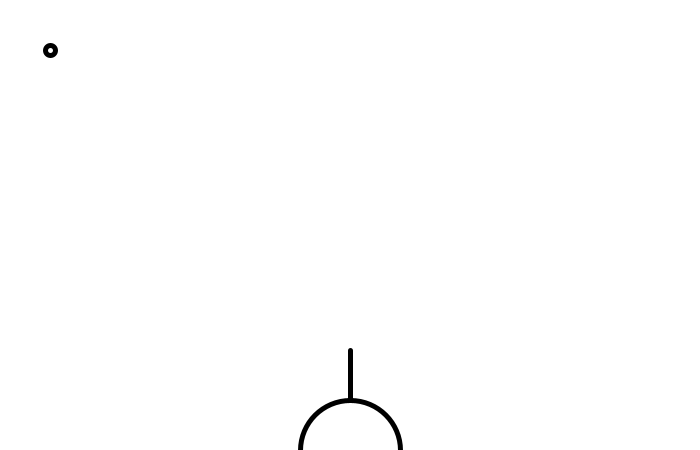
Frame 1 (no input)
Frame 60 (the mouse pressed at the canvas centre just before this capture): identical to frame 1, image omitted
Frame 120 (the mouse held since frame 60 and released just before this capture): identical to frame 1, image omitted

The Processing sketch that drew this single still picture (run headless with seeded random() and noise(); from frame 60 on, the mouse is pressed at the canvas centre):

// Processing sketch: himar2
// ── himar2.pde
float hoek = 1.5707963268; //de helft van PI
float kogel_x = width / 2;
float kogel_y = height / 2;
float kogel_dx = 0;
float kogel_dy = 0;

void setup()
{
  //fullScreen();
  size(700, 450);
  strokeWeight(5);
}

void draw()
{
  background(255, 255, 255);
  final float x1 = width / 2;
  final float y1 = height;
  final float x2 = x1 + (cos(hoek) * 100);
  final float y2 = y1 - (sin(hoek) * 100);
  line(x1, y1,  x2, y2);
  ellipse(x1, y1, 100, 100);
  ellipse(kogel_x, kogel_y, 10, 10);
  
  kogel_x = kogel_x + kogel_dx;
  kogel_y = kogel_y + kogel_dy;
  
  if (keyPressed)
  { 
    if (key == 'a') 
    { 
      kogel_x = x2;
      kogel_y = y2;
      kogel_dx = cos(hoek) * 10;
      kogel_dy = -sin(hoek) * 10;
    }
    
    if (keyCode == LEFT) hoek += 0.01;
    if (keyCode == RIGHT) hoek -= 0.01;
    }
    if (hoek < 0.7853981634) hoek =  0.7853981634; // een kwart PI
    if (hoek > 2.35619449019) hoek = 2.35619449019;// een driekwart pi
  }
  
